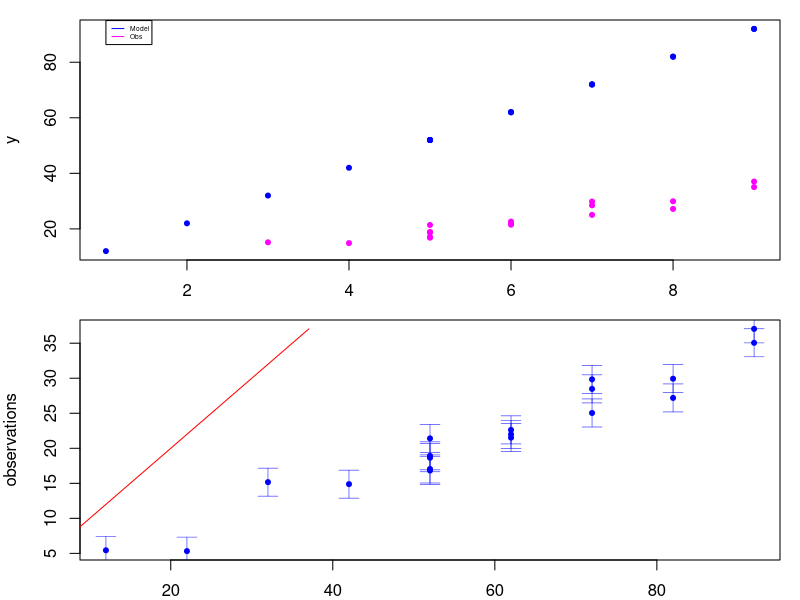
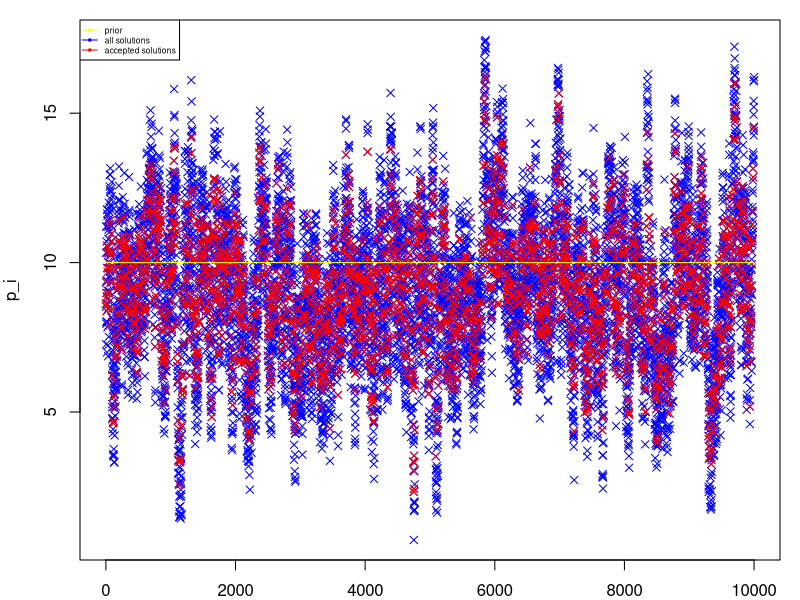
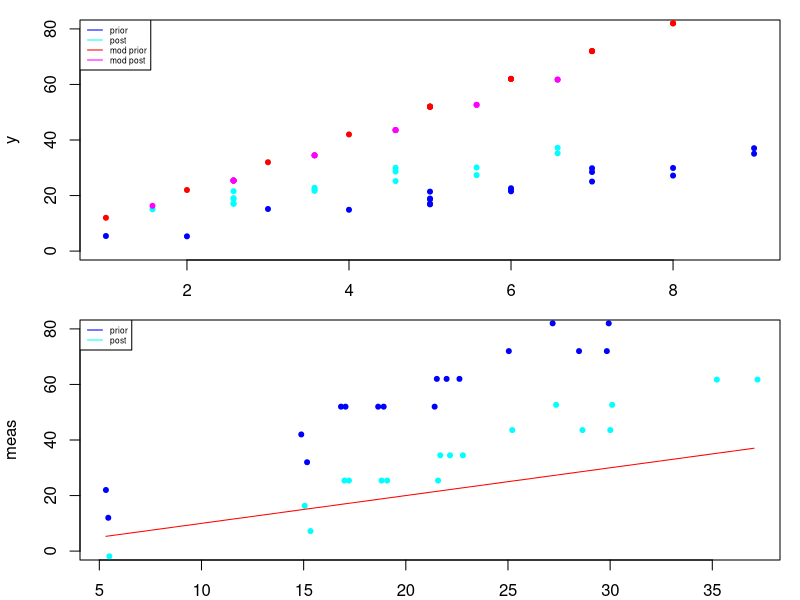
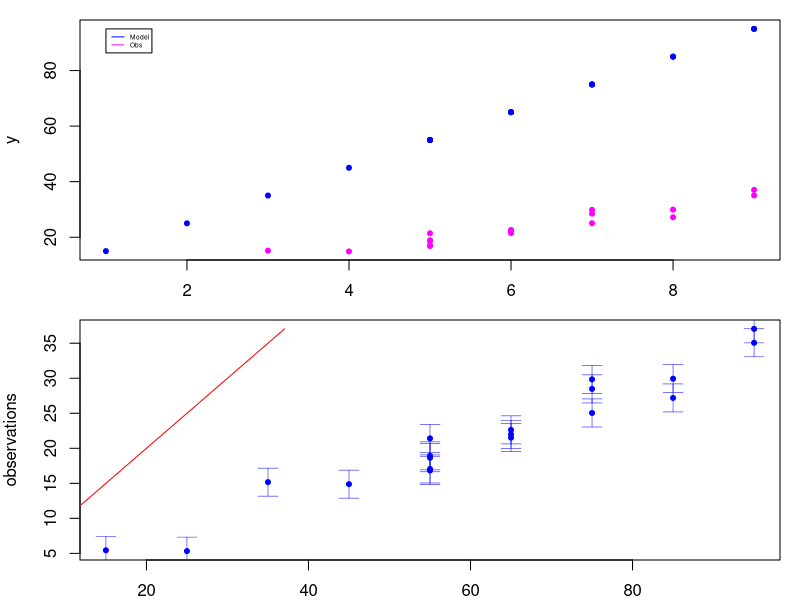
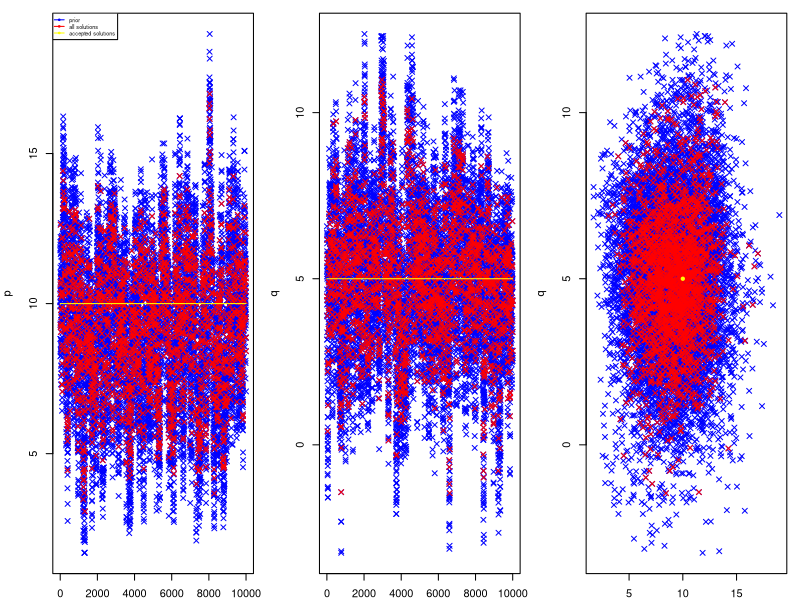
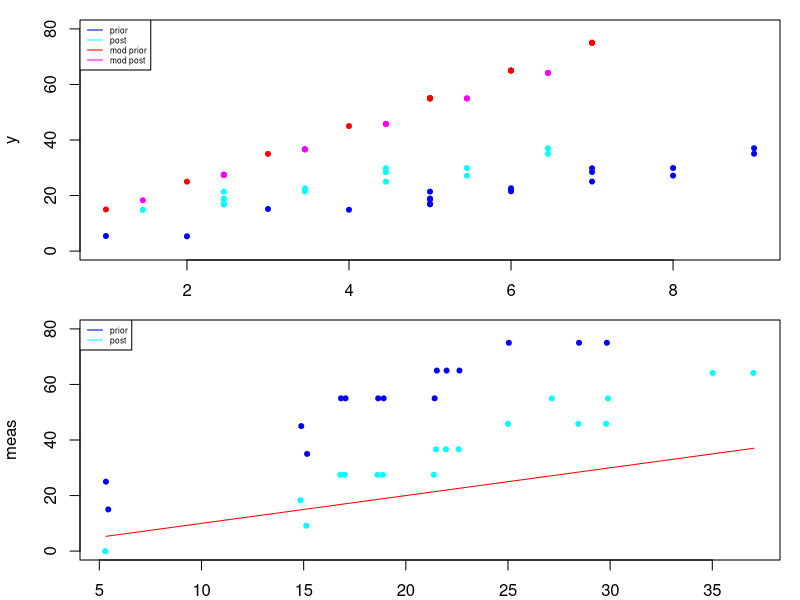

Source code (R) for these figures, in order:
## ---- chunk 1
require(lubridate)
#require(tidyverse)
require(purrr)
## ---- chunk 2
x = c(5,6,7,8,9,7,5,4,3,2,1,5,6,5,6,5,7,8,9)
x_err = 2
## ---- chunk 3
p = 10
p_err = 2
## ---- chunk 4
y_obs = x*3.6 + 2 + rnorm(length(x),0,2)
y_obs_err = 2
## ---- chunk 5
test_model = function(x,p){ 
  return(x*p+2)
}
model_err = 2
## ---- chunk 6
# Create a function to compare a model and observations
compare_obs_model = function(obs,obs_err,model){
  par(mar=c(2,4,1,1)) # set plotting margins
  par(mfrow=c(2,1))
  # First, let's plot both observations and model of y
  plot(x,model,ylab="y",pch=20,col="blue")
  points(x,obs,ylab="y",pch=20,col="magenta")
  legend(1, 95, legend=c("Model", "Obs"),
       col=c("blue", "magenta"), lty=1, cex=0.4)
  # Now we'll plot a 1:1 plot
  plot(model,obs,ylab="observations",xlab="model",pch=20,col="blue")
  lines(obs,obs,col="red")
  # R has no built in error bars, but we can approximate them with arrows to show the uncertainty in our observations
  arrows(x0=model, y0=obs-obs_err, x1=model, y1=obs+obs_err, code=3, col="blue", lwd=0.5, angle=90, length=0.1, )
  # We'll also print the root mean squared error
  rmse = (sum((obs-model)**2)/length(obs))**0.5
  print(paste0("RMSE: ",rmse))
}

# Run and check the model
y_mod = test_model(x,p)
compare_obs_model(y_obs,y_obs_err,y_mod)
## ---- chunk 7
# Set parameters of the MCMC
step_length = 1 # This designates the length of the "step" in the random walk MCMC
n_iterations = 10000 # How many "steps" we will take

# Starting point for the MCMC: The first step begins at our initial estimates. We will overwrite these variables each time we accept a solution.
prev_x = x
prev_y = y_obs
prev_p = p
prev_y_mod = test_model(x,p)

# Create space for the results of the MCMC
x_i = matrix(nrow=n_iterations,ncol=length(x),-1) # Values of x at each iteration
y_est_i = matrix(nrow=n_iterations,ncol=length(y_obs),-1) # Values of y at each iteration
y_mod_i = matrix(nrow=n_iterations,ncol=length(y_obs),-1) # Modelled values of y at each iteration
p_i = matrix(nrow=n_iterations,ncol=1,-1) # Values of p at each iteration
accepted = matrix(nrow=n_iterations,ncol=1,-1) # Signify if iteration accepted or not; 1 = accepted, 0 = not accepted, -1 = initial value (shows us if iteration was run)

# Function to find the probability that x belongs to a specified Gaussian distribution
gaussian_prob = function(x,m=0,s=1){
  res = exp( -0.5 * ((x-m)/s)**2 )
  if (length(res)>1){ # For vectors, return just one result 
    res = mean(res)
  }
  return(res)
}
## ---- chunk 8
# Run the MCMC
for (n in 1:n_iterations){
  accept = 0
  
  # The first step of each iteration is to perturb the estimates of x, y and p according to the step size and their uncertainty
  x_i[n,] = prev_x + x_err*runif(1,-1,1)*step_length
  y_est_i[n,] = prev_y + y_obs_err*runif(1,-1,1)*step_length
  p_i[n] = prev_p + p_err*runif(1,-1,1)*step_length
  
  # Next, we decide if we "accept" the new values of x, y and p. This is done like rolling a dice, according to the Metropolis-Hastings rule. We generate a random number between 0 and 1. If the ratio of the probability of y_i to the probability of y_prev is larger than the random number, we accept the values. Similarly for x and p.
  current_prob_x = gaussian_prob(x_i[n,],x,x_err)
  prev_prob_x = gaussian_prob(prev_x,x,x_err)
  if (runif(1,0,1)<current_prob_x/prev_prob_x){accept= accept + 1}
  current_prob_y = gaussian_prob(y_est_i[n,],y_obs,y_obs_err)
  prev_prob_y = gaussian_prob(prev_y,y_obs,y_obs_err)
  if (runif(1,0,1)<current_prob_y/prev_prob_y){accept= accept + 1}
  current_prob_p = gaussian_prob(p_i[n],p,p_err)
  prev_prob_p = gaussian_prob(prev_p,p,p_err)
  if (runif(1,0,1)<current_prob_p/prev_prob_p){accept= accept + 1}
  # If all three new input datasets/values were accepted, accept is == 3
  
  # If all the new values were accepted, we run the model. We don't do this in every iteration, because running the model is usually the most computationally expensive part of the MCMC (not in this case, it is a tiny model).
  if (accept==3){
    y_mod_i[n,] = test_model(x_i[n,],p_i[n])
    # Test agreement between the modelled results and the estimation of y in this iteration
    current_prob_m = gaussian_prob(y_mod_i[n,],y_est_i[n,],model_err)
    prev_prob_m = gaussian_prob(prev_y_mod,y_est_i[n,],model_err)
    if (runif(1,0,1)<current_prob_m/prev_prob_m){accept= accept + 1}
  }
  
  # Now we have completed the calculations of this iteration of the MCMC
  # If x, p, y and the model results were accepted, we use these values as the starting point of the next iteration
  if (accept==4){
    accepted[n] = 1
    prev_x = x_i[n,]
    prev_y = y_est_i[n,]
    prev_p = p_i[n]
    prev_y_mod = y_mod_i[n,]
  } else {
    accepted[n] = 0
  }
}

# Check the MCMC ran correctly
print(paste0(n_iterations," iterations were run"))
print(paste0(sum(accepted==-1)," iterations did not run correctly"))
print(paste0(sum(accepted==1)," iterations were accepted"))
print(paste0(sum(accepted==1)/n_iterations*100,"% of iterations were accepted"))
## ---- chunk 9
par(mfrow=c(1,1))
plot(1:n_iterations,p_i,pch=4,col="blue")
points((1:n_iterations)[accepted==1],p_i[accepted==1],pch=4,col="red")
lines(1:n_iterations,rep(p,n_iterations),col="yellow") # Plot prior p also
legend("topleft", legend=c("prior","all solutions","accepted solutions"),col=c("yellow", "blue","red"), lty=1, cex=0.5, pch=20)
p_post = c(mean(p_i[accepted==1]),sd(p_i[accepted==1]))
print(paste0("Posterior value of p: p = ",round(p_post[1],2)," +/- ",round(p_post[2],2)))
## ---- chunk 10
# We will set the intercept to 2, the same as in the MCMC
lm_fit = lm((y_obs-2) ~ 0 + x)
summary(lm_fit)
## ---- chunk 11
x_post = apply(x_i[accepted==1,],2,mean) # use "apply" to apply the function "mean" to each column (2 = by column, 1 = by row) 
x_post_sd = apply(x_i[accepted==1,],2,sd)
y_post = apply(y_est_i[accepted==1,],2,mean) 
y_post_sd = apply(y_est_i[accepted==1,],2,sd)
y_mod_post = test_model(x_post,p_post[1])

compare_post_prior = function(x,y_obs,y_mod,x_post,y_post,y_mod_post){
  par(mar=c(2,4,1,1)) # set plotting margins
  par(mfrow=c(2,1))
  # First, plot x vs y, prior and post
  plot(x,y_obs,xlab="x",ylab="y",pch=20,lty=1,col="blue",ylim=c(0,80))
  points(x_post,y_post,pch=20,col="cyan")
  points(x,y_mod,pch=20,col="red")
  points(x_post,y_mod_post,pch=20,col="magenta")
  legend("topleft", legend=c("prior","post","mod prior","mod post"),
       col=c("blue", "cyan","red", "magenta"), lty=1, cex=0.5)
  # Now we'll plot a 1:1 plot
  plot(y_obs,y_mod,ylab="meas",xlab="model",pch=20,col="blue",ylim=c(0,80))
  points(y_post,y_mod_post,pch=20,col="cyan")
  lines(y_obs,y_obs,col="red")
  legend("topleft", legend=c("prior","post"),col=c("blue", "cyan"), lty=1, cex=0.5)
  # We'll also print the root mean squared error
  rmse = (sum((y_obs-y_mod)**2)/length(y_obs))**0.5
  print(paste0("RMSE prior: ",rmse))
  rmse = (sum((y_post-y_mod_post)**2)/length(y_post))**0.5
  print(paste0("RMSE posterior: ",rmse))
}
compare_post_prior(x,y_obs,y_mod,x_post,y_post,y_mod_post)
## ---- chunk 12
q = 5
q_err = 2
## ---- chunk 13
test_model_2 = function(x,p,q){ 
  return(x*p+q)
}
model_err = 2
## ---- chunk 14
y_mod = test_model_2(x,p,q)
compare_obs_model(y_obs,y_obs_err,y_mod)
## ---- chunk 15
prev_x = x
prev_y = y_obs
prev_p = p
prev_q = q
prev_y_mod = test_model_2(x,p,q)

# Create space for the results of the MCMC
x_i = matrix(nrow=n_iterations,ncol=length(x),-1) # Values of x at each iteration
y_est_i = matrix(nrow=n_iterations,ncol=length(y_obs),-1) # Values of y at each iteration
y_mod_i = matrix(nrow=n_iterations,ncol=length(y_obs),-1) # Modelled values of y at each iteration
p_i = matrix(nrow=n_iterations,ncol=1,-1) # Values of p at each iteration
q_i = matrix(nrow=n_iterations,ncol=1,-1) # Values of p at each iteration
accepted = matrix(nrow=n_iterations,ncol=1,-1) # Signify if iteration accepted or not; 1 = accepted, 0 = not accepted, -1 = initial value (shows us if iteration was run)
## ---- chunk 16
# Run the MCMC
for (n in 1:n_iterations){
  accept = 0
  
  # "Step" the parameters
  x_i[n,] = prev_x + x_err*runif(1,-1,1)*step_length
  y_est_i[n,] = prev_y + y_obs_err*runif(1,-1,1)*step_length
  p_i[n] = prev_p + p_err*runif(1,-1,1)*step_length
  q_i[n] = prev_q + q_err*runif(1,-1,1)*step_length
  
  # Decide if we "accept" the new values of x, y and p, q
  current_prob_x = gaussian_prob(x_i[n,],x,x_err)
  prev_prob_x = gaussian_prob(prev_x,x,x_err)
  if (runif(1,0,1)<current_prob_x/prev_prob_x){accept= accept + 1}
  current_prob_y = gaussian_prob(y_est_i[n,],y_obs,y_obs_err)
  prev_prob_y = gaussian_prob(prev_y,y_obs,y_obs_err)
  if (runif(1,0,1)<current_prob_y/prev_prob_y){accept= accept + 1}
  current_prob_p = gaussian_prob(p_i[n],p,p_err)
  prev_prob_p = gaussian_prob(prev_p,p,p_err)
  if (runif(1,0,1)<current_prob_p/prev_prob_p){accept= accept + 1}
  current_prob_q = gaussian_prob(q_i[n],q,q_err)
  prev_prob_q = gaussian_prob(prev_q,q,q_err)
  if (runif(1,0,1)<current_prob_q/prev_prob_q){accept= accept + 1}
  # If all three new input datasets/values were accepted, accept is == 4
  
  # If all the new values were accepted, run the model
  if (accept==4){
    y_mod_i[n,] = test_model_2(x_i[n,],p_i[n],q_i[n])
    # Test agreement between the modelled results and the estimation of y in this iteration
    current_prob_m = gaussian_prob(y_mod_i[n,],y_est_i[n,],model_err)
    prev_prob_m = gaussian_prob(prev_y_mod,y_est_i[n,],model_err)
    if (runif(1,0,1)<current_prob_m/prev_prob_m){accept= accept + 1}
  }
  
  # Now we have completed the calculations of this iteration of the MCMC
  # If x, p, y and the model results were accepted, we use these values as the starting point of the next iteration
  if (accept==5){
    accepted[n] = 1
    prev_x = x_i[n,]
    prev_y = y_est_i[n,]
    prev_p = p_i[n]
    prev_q = q_i[n]
    prev_y_mod = y_mod_i[n,]
  } else {
    accepted[n] = 0
  }
}

# Check the MCMC ran correctly
print(paste0(n_iterations," iterations were run"))
print(paste0(sum(accepted==-1)," iterations did not run correctly"))
print(paste0(sum(accepted==1)," iterations were accepted"))
print(paste0(sum(accepted==1)/n_iterations*100,"% of iterations were accepted"))
## ---- chunk 17
par(mfrow=c(1,3))
plot(1:n_iterations,p_i,pch=4,col="blue",ylab="p")
points((1:n_iterations)[accepted==1],p_i[accepted==1],pch=4,col="red")
lines(1:n_iterations,rep(p,n_iterations),col="yellow") # Plot prior p also
legend("topleft", legend=c("prior","all solutions","accepted solutions"),col=c("blue", "red","yellow"), lty=1, cex=0.5, pch=20)
plot(1:n_iterations,q_i,pch=4,col="blue",ylab="q")
points((1:n_iterations)[accepted==1],q_i[accepted==1],pch=4,col="red")
lines(1:n_iterations,rep(q,n_iterations),col="yellow") # Plot prior q also
plot(p_i,q_i,pch=4,col="blue",xlab="p",ylab="q")
points(p_i[accepted==1],q_i[accepted==1],pch=4,col="red")
points(p,q,pch=20,col="yellow")

p_post = c(mean(p_i[accepted==1]),sd(p_i[accepted==1]))
print(paste0("Posterior value of p: p = ",round(p_post[1],2)," +/- ",round(p_post[2],2)))
q_post = c(mean(q_i[accepted==1]),sd(q_i[accepted==1]))
print(paste0("Posterior value of q: q = ",round(q_post[1],2)," +/- ",round(q_post[2],2)))
print(paste0("p-q: Pearson correlation coefficient of  ",round(cor(p_i[accepted==1],q_i[accepted==1]),2)))
## ---- chunk 18
x_post = apply(x_i[accepted==1,],2,mean) # use "apply" to apply the function "mean" to each column (2 = by column, 1 = by row) 
x_post_sd = apply(x_i[accepted==1,],2,sd)
y_post = apply(y_est_i[accepted==1,],2,mean) 
y_post_sd = apply(y_est_i[accepted==1,],2,sd)
y_mod_post = test_model_2(x_post,p_post[1],q_post[1])

compare_post_prior(x,y_obs,y_mod,x_post,y_post,y_mod_post)
